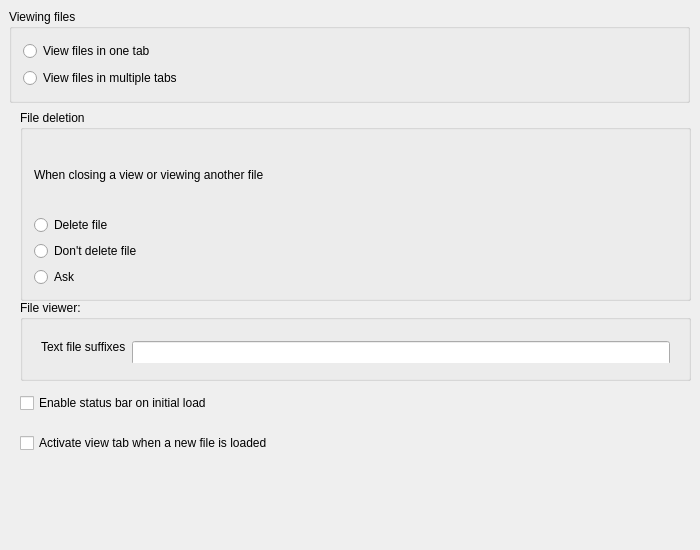
<?xml version="1.0" encoding="UTF-8"?>
<ui version="4.0">
 <class>prefViewLayout</class>
 <widget class="QWidget" name="prefViewLayout">
  <property name="geometry">
   <rect>
    <x>0</x>
    <y>0</y>
    <width>700</width>
    <height>550</height>
   </rect>
  </property>
  <property name="windowTitle">
   <string>View options</string>
  </property>
  <widget class="QGroupBox" name="groupBox_3">
   <property name="geometry">
    <rect>
     <x>20</x>
     <y>300</y>
     <width>671</width>
     <height>81</height>
    </rect>
   </property>
   <property name="sizePolicy">
    <sizepolicy hsizetype="Minimum" vsizetype="Fixed">
     <horstretch>0</horstretch>
     <verstretch>0</verstretch>
    </sizepolicy>
   </property>
   <property name="minimumSize">
    <size>
     <width>0</width>
     <height>0</height>
    </size>
   </property>
   <property name="title">
    <string>File viewer:</string>
   </property>
   <widget class="QWidget" name="layoutWidget">
    <property name="geometry">
     <rect>
      <x>10</x>
      <y>30</y>
      <width>651</width>
      <height>33</height>
     </rect>
    </property>
    <layout class="QHBoxLayout" name="horizontalLayout">
     <item>
      <widget class="QLabel" name="label">
       <property name="text">
        <string>Text file suffixes</string>
       </property>
      </widget>
     </item>
     <item>
      <widget class="QLineEdit" name="textFileSuffixes">
       <property name="sizePolicy">
        <sizepolicy hsizetype="Expanding" vsizetype="Preferred">
         <horstretch>0</horstretch>
         <verstretch>0</verstretch>
        </sizepolicy>
       </property>
       <property name="minimumSize">
        <size>
         <width>0</width>
         <height>24</height>
        </size>
       </property>
       <property name="text">
        <string/>
       </property>
       <property name="maxLength">
        <number>600</number>
       </property>
      </widget>
     </item>
    </layout>
   </widget>
  </widget>
  <widget class="QGroupBox" name="groupBox_2">
   <property name="geometry">
    <rect>
     <x>9</x>
     <y>9</y>
     <width>681</width>
     <height>94</height>
    </rect>
   </property>
   <property name="title">
    <string>Viewing files</string>
   </property>
   <layout class="QVBoxLayout" name="verticalLayout_2">
    <item>
     <widget class="QRadioButton" name="oneTabBtn">
      <property name="text">
       <string>View files in one tab</string>
      </property>
     </widget>
    </item>
    <item>
     <widget class="QRadioButton" name="multiTabBtn">
      <property name="text">
       <string>View files in multiple tabs</string>
      </property>
     </widget>
    </item>
   </layout>
  </widget>
  <widget class="QGroupBox" name="groupBox">
   <property name="geometry">
    <rect>
     <x>20</x>
     <y>110</y>
     <width>671</width>
     <height>191</height>
    </rect>
   </property>
   <property name="title">
    <string>File deletion</string>
   </property>
   <layout class="QVBoxLayout" name="verticalLayout">
    <item>
     <widget class="QLabel" name="textLabel1">
      <property name="text">
       <string>When closing a view or viewing another file</string>
      </property>
      <property name="wordWrap">
       <bool>false</bool>
      </property>
     </widget>
    </item>
    <item>
     <widget class="QRadioButton" name="deleteBtn">
      <property name="text">
       <string>Delete file</string>
      </property>
     </widget>
    </item>
    <item>
     <widget class="QRadioButton" name="keepBtn">
      <property name="text">
       <string>Don't delete file</string>
      </property>
     </widget>
    </item>
    <item>
     <widget class="QRadioButton" name="askBtn">
      <property name="text">
       <string>Ask</string>
      </property>
     </widget>
    </item>
   </layout>
  </widget>
  <widget class="QCheckBox" name="statusBtn">
   <property name="geometry">
    <rect>
     <x>20</x>
     <y>390</y>
     <width>230</width>
     <height>26</height>
    </rect>
   </property>
   <property name="text">
    <string>Enable status bar on initial load</string>
   </property>
   <property name="shortcut">
    <string/>
   </property>
  </widget>
  <widget class="QCheckBox" name="activateBtn">
   <property name="geometry">
    <rect>
     <x>20</x>
     <y>430</y>
     <width>309</width>
     <height>26</height>
    </rect>
   </property>
   <property name="text">
    <string>Activate view tab when a new file is loaded</string>
   </property>
   <property name="shortcut">
    <string>Alt+N</string>
   </property>
  </widget>
 </widget>
 <layoutdefault spacing="6" margin="11"/>
 <resources/>
 <connections/>
</ui>
